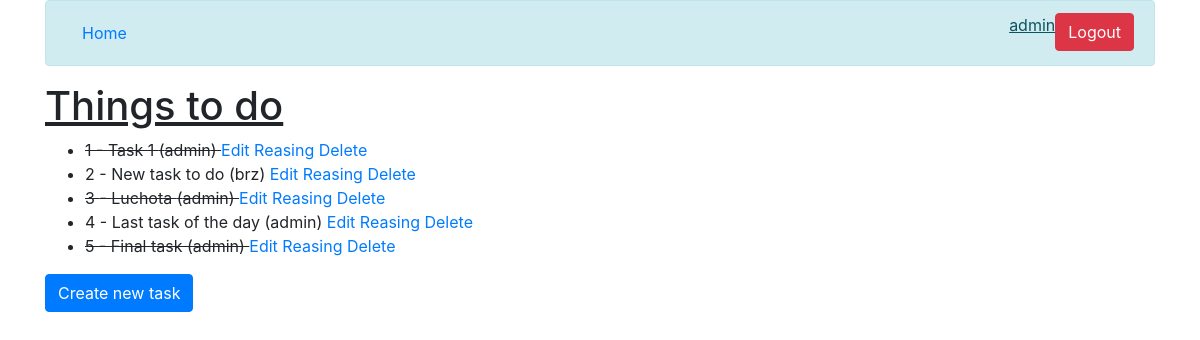
The app's page / (signed in) with its own data.
### todolist_app/models.py (models this page shows, shortened)
class Todo(models.Model):
    description = models.CharField(max_length=30)
    done = models.BooleanField(default=False)
    priority = models.ForeignKey(
        Priority,
        on_delete=models.CASCADE,
        default=None,
        null=True,
    )
    user_assigned = models.ForeignKey(
        settings.AUTH_USER_MODEL,
        on_delete=models.CASCADE,
        default=None,
        null=True,
        )

### todolist_app/views.py (the view)
# urls.py: path('', TodoListView.as_view(), name='todo_list'),
class TodoListView(ListView):
    model = Todo

### todolist_app/templates/todolist_app/todo_list.html
{% extends "base.html" %}
{% block content %}
    <h1><u>Things to do</u></h1>
    <ul>
    {% for todo in object_list %}
        {% if todo.done == True %}
            <li><strike>{{ todo.id }} - {{ todo.description }} ({{ todo.user_assigned }}) </strike>
        {% else %}
            <li>{{ todo.id }} - {{ todo.description }} ({{ todo.user_assigned }})
        {% endif %}
            <a href="{% url 'edit_todo' todo.id %}">Edit</a>
            <a href="{% url 'update_todo_assigned' todo.id %}">Reasing</a>
            <a href="{% url 'delete_todo' todo.id %}">Delete</a>
        </li>
    {% empty %}
        <li>No articles yet.</li>
    {% endfor %}
    </ul>
{% endblock %}

### todolist_app/templates/base.html (shortened to what this page needs)
{% load bootstrap4 %}
{% bootstrap_css %}
{% block navigation %}
<body>
    <main class="container">
        <div class="alert alert-info" role="alert">
        <div class="row mx-md-n5">
            <div class="col px-md-5">
                <a class="nav-link" href="{% url 'todo_list' %}" style="float: left">Home</a>
            </div>
            <div class="col px-md-5">
                {% if user.is_authenticated %}
                <a class="btn btn-danger" href="{% url 'logout' %}" style="float: right"> Logout </a>
                <u style="float: right">{{ user.get_username }}   </u>
                {% else %}
                <a class="btn btn-success" href="{% url 'login' %}" style="float: right"> Login </a>
                {% endif %}
            </div>
        </div>
    </div>
{% endblock %}
{% block content %}{% endblock %}
{% block bottom %}
    <a class="btn btn-primary" href="{% url 'create_todo' %}" style="float: left">Create new task</a>
{% endblock %}
    </main>
</body>

### records on screen
Todo: id "1", description "Task 1", user_assigned "admin"
Todo: id "2", description "New task to do", user_assigned "brz"
Todo: id "3", description "Luchota", user_assigned "admin"
Todo: id "4", description "Last task of the day", user_assigned "admin"
Todo: id "5", description "Final task", user_assigned "admin"

### other values on screen
{{ user.get_username }} "admin"
